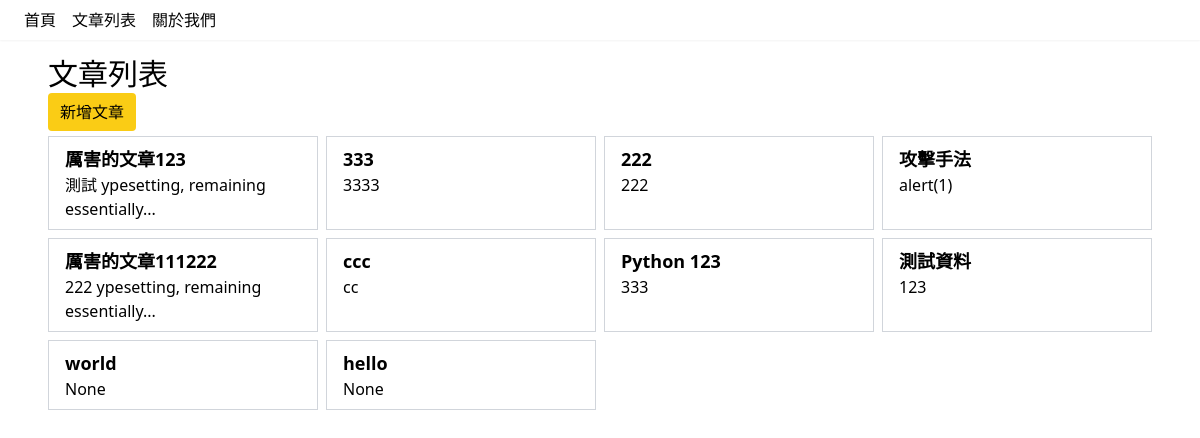
Page /posts on the earlier database version.
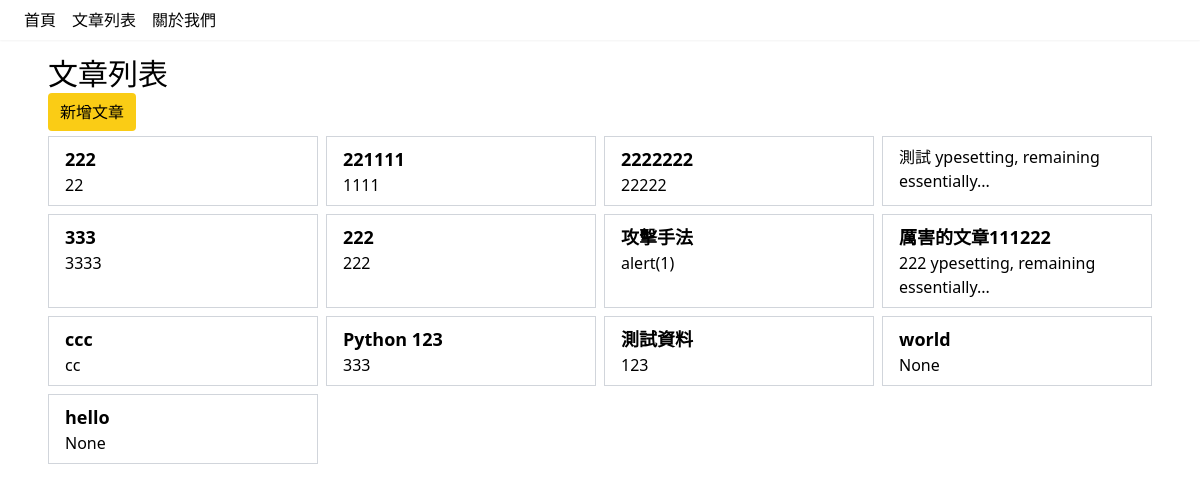
Same page on the later database version.
### models/post.py (models this page shows)
class Post(db.Model):
    __tablename__ = "posts"
    id = mapped_column(Integer, primary_key=True, autoincrement=True)
    title = mapped_column(String, nullable=False)
    content = mapped_column(String)

### apps/post/views.py (the view, shortened to what this page needs)
@post_bp.route("/posts", methods=["GET", "POST"])
def index():
    posts = Post.query.order_by(-Post.id)
    return render_template("posts/index.jinja", posts=posts)

### templates/posts/index.jinja
{% extends "layouts/normal.jinja" %}
{% block content %}
  <h1 class="text-3xl my-2">文章列表</h1>
  <a href="{{ url_for('post.new') }}" class="rounded bg-yellow-400 my-2 px-3 py-2">新增文章</a>
  <ul class="grid grid-cols-1 sm:grid-cols-4 my-3 gap-2">
  {% for post in posts %}
    <li class="px-4 py-2 border border-gray-300">
      <h3 class="text-lg font-bold">
        <a href="{{ url_for('post.show', id=post.id) }}">{{ post.title }}</a>
      </h3>
      <article>
        {{ post.content|striptags|truncate(50) }}
      </article>
    </li>
  {% endfor %}
  </ul>
{% endblock %}

Differences in the rows shown:
added Post: title "222", content "22"
added Post: title "221111", content "1111"
added Post: title "2222222", content "22222"
changed Post "測試 ypesetting, remaining essentially...": title "厲害的文章123" → (not shown)
